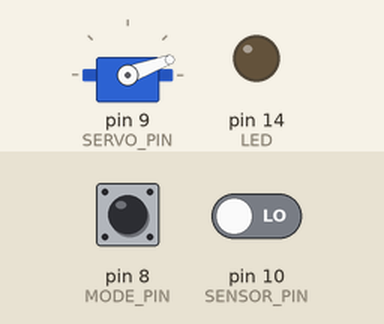
Simulated run of this sketch. Board: Arduino Uno, built with avr-gcc and run on an emulated ATmega328P. Parts: servo, output pins drawn as LEDs (lit = HIGH). The inputs (shaded band) are chosen by the test bench; at power-on: pin 10 (SENSOR_PIN) LOW, pin 8 (MODE_PIN) HIGH.

Above: at 2.8 s.
2.9 s: pin 10 (SENSOR_PIN) driven HIGH
At 3.8 s:
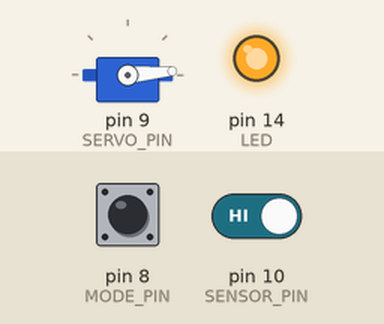
At 5.2 s:
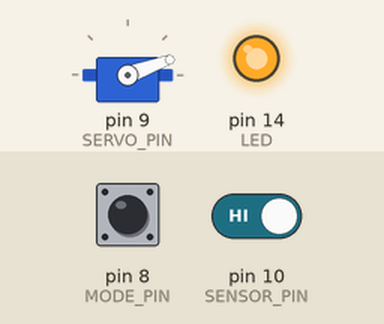
7.0 s: pin 10 (SENSOR_PIN) driven LOW
At 7.5 s:
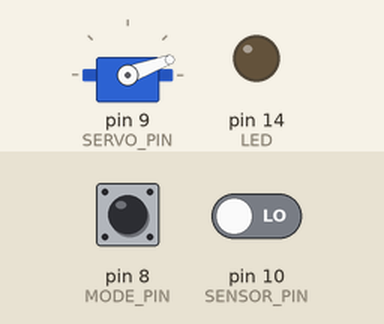
Timing chart, 0 to 10.0 s (numbered marks = the images above; inputs shaded):
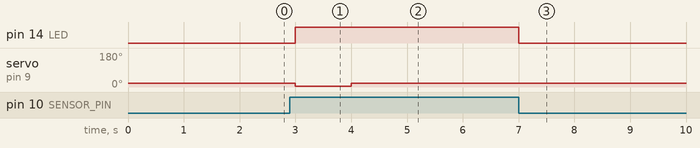

The sketch:

motion_detaction_cam.ino
```cpp
#include <Servo.h>

#define MODE_PIN 8
#define SERVO_PIN 9
#define SENSOR_PIN 10
#define LED 14
Servo myservo;  // create servo object to control a servo
                // a maximum of eight servo objects can be created

int prev_state = 0;
int time_count = 0;

void setup()
{
  pinMode(MODE_PIN, INPUT_PULLUP);	// PIN P2.2
  pinMode(SENSOR_PIN, INPUT);       // sensor input pin(P2.0)
  pinMode(LED, OUTPUT);
  myservo.attach(SERVO_PIN);        // attaches the servo on pin 9(P2.1) to the servo object
  myservo.write(20);
}

void click_button(){
  myservo.write(5);
  delay(1000);
  myservo.write(20);
}

void loop()
{

	int mode = digitalRead(MODE_PIN);
	int curr_state = digitalRead(SENSOR_PIN);
	if (curr_state == 1) {
		digitalWrite(LED, HIGH);
	} else {
		digitalWrite(LED, LOW);
	}
	if (mode == 0) {
		if (prev_state != curr_state) {
			// click to start or stop recording video
			click_button();
		}
	} else {
		if (curr_state == 1) {
			if (time_count == 0) {
				click_button();		// click to take photo
			}
			time_count++;
			if (time_count == 3) {
				time_count = 0;		// take a photo every 3 seconds.
			}
		} else {
			time_count = 0;
		}
	}

	prev_state = curr_state;
	 delay(1000);
}
```

Measured:
- after the input at 2.9 s, pin 14 (LED): LOW → HIGH after 0.10 s; servo on pin 9 (SERVO_PIN): 20° → 5° after 0.10 s, → 20° 1.0 s later
- after the input at 7.0 s, pin 14 (LED): HIGH → LOW at once; servo on pin 9 (SERVO_PIN): stops changing and stays 20°
